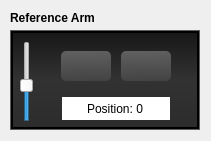
           <widget class="QFrame" name="frame_4">
            <property name="geometry">
             <rect>
              <x>710</x>
              <y>230</y>
              <width>211</width>
              <height>141</height>
             </rect>
            </property>
            <property name="styleSheet">
             <string notr="true">border: none;</string>
            </property>
            <property name="frameShape">
             <enum>QFrame::StyledPanel</enum>
            </property>
            <property name="frameShadow">
             <enum>QFrame::Raised</enum>
            </property>
            <widget class="QLabel" name="label_3">
             <property name="geometry">
              <rect>
               <x>10</x>
               <y>10</y>
               <width>171</width>
               <height>16</height>
              </rect>
             </property>
             <property name="font">
              <font>
               <weight>75</weight>
               <bold>true</bold>
              </font>
             </property>
             <property name="styleSheet">
              <string notr="true">border: none;</string>
             </property>
             <property name="text">
              <string>Reference Arm</string>
             </property>
            </widget>
            <widget class="QFrame" name="frame_56">
             <property name="geometry">
              <rect>
               <x>10</x>
               <y>30</y>
               <width>190</width>
               <height>100</height>
              </rect>
             </property>
             <property name="minimumSize">
              <size>
               <width>190</width>
               <height>100</height>
              </size>
             </property>
             <property name="maximumSize">
              <size>
               <width>190</width>
               <height>100</height>
              </size>
             </property>
             <property name="styleSheet">
              <string notr="true">QFrame {
background-color: none;
border: 1px solid rgb(95, 95, 95)
}</string>
             </property>
             <property name="frameShape">
              <enum>QFrame::StyledPanel</enum>
             </property>
             <property name="frameShadow">
              <enum>QFrame::Raised</enum>
             </property>
             <widget class="QFrame" name="frame_57">
              <property name="geometry">
               <rect>
                <x>1</x>
                <y>1</y>
                <width>188</width>
                <height>98</height>
               </rect>
              </property>
              <property name="minimumSize">
               <size>
                <width>100</width>
                <height>50</height>
               </size>
              </property>
              <property name="maximumSize">
               <size>
                <width>190</width>
                <height>100</height>
               </size>
              </property>
              <property name="styleSheet">
               <string notr="true">QFrame {

background-color: qlineargradient(spread:pad, x1:0, y1:0, x2:0, y2:1, stop:0 rgba(23, 23, 23, 255), stop:0.497561 rgba(50, 50, 50, 255), stop:1 rgba(44, 44, 44, 255));
border: 2px solid black;
}</string>
              </property>
              <property name="frameShape">
               <enum>QFrame::StyledPanel</enum>
              </property>
              <property name="frameShadow">
               <enum>QFrame::Raised</enum>
              </property>
              <widget class="QSpinBox" name="spinBox_40">
               <property name="geometry">
                <rect>
                 <x>51</x>
                 <y>66</y>
                 <width>108</width>
                 <height>23</height>
                </rect>
               </property>
               <property name="alignment">
                <set>Qt::AlignCenter</set>
               </property>
               <property name="buttonSymbols">
                <enum>QAbstractSpinBox::NoButtons</enum>
               </property>
               <property name="suffix">
                <string/>
               </property>
               <property name="prefix">
                <string>Position: </string>
               </property>
               <property name="maximum">
                <number>10000</number>
               </property>
              </widget>
              <widget class="QSlider" name="verticalSlider_14">
               <property name="geometry">
                <rect>
                 <x>8</x>
                 <y>10</y>
                 <width>16</width>
                 <height>81</height>
                </rect>
               </property>
               <property name="maximum">
                <number>999</number>
               </property>
               <property name="value">
                <number>444</number>
               </property>
               <property name="orientation">
                <enum>Qt::Vertical</enum>
               </property>
              </widget>
              <widget class="QPushButton" name="pushButton_48">
               <property name="geometry">
                <rect>
                 <x>50</x>
                 <y>20</y>
                 <width>50</width>
                 <height>30</height>
                </rect>
               </property>
               <property name="minimumSize">
                <size>
                 <width>20</width>
                 <height>20</height>
                </size>
               </property>
               <property name="maximumSize">
                <size>
                 <width>130</width>
                 <height>100</height>
                </size>
               </property>
               <property name="font">
                <font>
                 <pointsize>10</pointsize>
                 <weight>75</weight>
                 <bold>true</bold>
                </font>
               </property>
               <property name="styleSheet">
                <string notr="true">QPushButton:hover
{
    border: 1px solid #78879b;
    color: silver;
}

QPushButton
{
    border-color: rgb(0,0,0);
}

QPushButton {
background-color: qlineargradient(spread:pad, x1:0.546341, y1:1, x2:0.512195, y2:0, stop:0 rgba(67, 67, 67, 255), stop:1 rgba(96, 96, 96, 255));
border-radius: 5px;
}</string>
               </property>
               <property name="text">
                <string/>
               </property>
               <property name="icon">
                <iconset resource="grey_icons.qrc">
                 <normaloff>:/greys/images/grey_icons/10pc_gray_pure_up.svg</normaloff>:/greys/images/grey_icons/10pc_gray_pure_up.svg</iconset>
               </property>
               <property name="iconSize">
                <size>
                 <width>14</width>
                 <height>14</height>
                </size>
               </property>
              </widget>
              <widget class="QPushButton" name="pushButton_49">
               <property name="geometry">
                <rect>
                 <x>110</x>
                 <y>20</y>
                 <width>50</width>
                 <height>30</height>
                </rect>
               </property>
               <property name="minimumSize">
                <size>
                 <width>20</width>
                 <height>20</height>
                </size>
               </property>
               <property name="maximumSize">
                <size>
                 <width>130</width>
                 <height>100</height>
                </size>
               </property>
               <property name="font">
                <font>
                 <pointsize>10</pointsize>
                 <weight>75</weight>
                 <bold>true</bold>
                </font>
               </property>
               <property name="styleSheet">
                <string notr="true">QPushButton:hover
{
    border: 1px solid #78879b;
    color: silver;
}

QPushButton
{
    border-color: rgb(0,0,0);
}

QPushButton {
background-color: qlineargradient(spread:pad, x1:0.546341, y1:1, x2:0.512195, y2:0, stop:0 rgba(67, 67, 67, 255), stop:1 rgba(96, 96, 96, 255));
border-radius: 5px;
}</string>
               </property>
               <property name="text">
                <string/>
               </property>
               <property name="icon">
                <iconset resource="grey_icons.qrc">
                 <normaloff>:/greys/images/grey_icons/10pc_gray_pure_down.svg</normaloff>:/greys/images/grey_icons/10pc_gray_pure_down.svg</iconset>
               </property>
               <property name="iconSize">
                <size>
                 <width>14</width>
                 <height>14</height>
                </size>
               </property>
              </widget>
             </widget>
            </widget>
           </widget>
